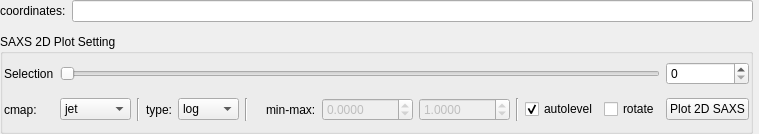
       <widget class="QWidget" name="tab1_1">
        <attribute name="title">
         <string>SAXS-2D</string>
        </attribute>
        <layout class="QGridLayout" name="gridLayout_26">
         <property name="leftMargin">
          <number>0</number>
         </property>
         <property name="topMargin">
          <number>0</number>
         </property>
         <property name="rightMargin">
          <number>0</number>
         </property>
         <property name="bottomMargin">
          <number>0</number>
         </property>
         <item row="1" column="0" colspan="2">
          <widget class="ImageViewDev" name="pg_saxs" native="true">
           <property name="sizePolicy">
            <sizepolicy hsizetype="Expanding" vsizetype="Expanding">
             <horstretch>0</horstretch>
             <verstretch>1</verstretch>
            </sizepolicy>
           </property>
          </widget>
         </item>
         <item row="2" column="0">
          <widget class="QGroupBox" name="groupBox_3">
           <property name="sizePolicy">
            <sizepolicy hsizetype="Expanding" vsizetype="Preferred">
             <horstretch>0</horstretch>
             <verstretch>0</verstretch>
            </sizepolicy>
           </property>
           <property name="minimumSize">
            <size>
             <width>0</width>
             <height>100</height>
            </size>
           </property>
           <property name="title">
            <string>SAXS 2D Plot Setting</string>
           </property>
           <layout class="QGridLayout" name="gridLayout_40">
            <property name="leftMargin">
             <number>1</number>
            </property>
            <property name="topMargin">
             <number>1</number>
            </property>
            <property name="rightMargin">
             <number>1</number>
            </property>
            <property name="bottomMargin">
             <number>1</number>
            </property>
            <item row="1" column="4">
             <widget class="QComboBox" name="cb_saxs2D_type">
              <item>
               <property name="text">
                <string>log</string>
               </property>
              </item>
              <item>
               <property name="text">
                <string>linear</string>
               </property>
              </item>
             </widget>
            </item>
            <item row="1" column="10">
             <widget class="QDoubleSpinBox" name="saxs2d_max">
              <property name="enabled">
               <bool>false</bool>
              </property>
              <property name="decimals">
               <number>4</number>
              </property>
              <property name="minimum">
               <double>-99.000000000000000</double>
              </property>
              <property name="maximum">
               <double>99999.000000000000000</double>
              </property>
              <property name="value">
               <double>1.000000000000000</double>
              </property>
             </widget>
            </item>
            <item row="1" column="1">
             <widget class="QComboBox" name="cb_saxs2D_cmap">
              <item>
               <property name="text">
                <string>jet</string>
               </property>
              </item>
              <item>
               <property name="text">
                <string>hot</string>
               </property>
              </item>
              <item>
               <property name="text">
                <string>plasma</string>
               </property>
              </item>
              <item>
               <property name="text">
                <string>viridis</string>
               </property>
              </item>
              <item>
               <property name="text">
                <string>magma</string>
               </property>
              </item>
              <item>
               <property name="text">
                <string>gray</string>
               </property>
              </item>
             </widget>
            </item>
            <item row="1" column="0">
             <widget class="QLabel" name="label_13">
              <property name="text">
               <string>cmap:</string>
              </property>
             </widget>
            </item>
            <item row="1" column="14">
             <widget class="QPushButton" name="pushButton_plot_saxs2d">
              <property name="minimumSize">
               <size>
                <width>0</width>
                <height>0</height>
               </size>
              </property>
              <property name="text">
               <string>Plot 2D SAXS</string>
              </property>
             </widget>
            </item>
            <item row="1" column="9">
             <widget class="QDoubleSpinBox" name="saxs2d_min">
              <property name="enabled">
               <bool>false</bool>
              </property>
              <property name="decimals">
               <number>4</number>
              </property>
              <property name="minimum">
               <double>-99.000000000000000</double>
              </property>
              <property name="maximum">
               <double>99999.000000000000000</double>
              </property>
             </widget>
            </item>
            <item row="1" column="12">
             <widget class="QCheckBox" name="saxs2d_autolevel">
              <property name="text">
               <string>autolevel</string>
              </property>
              <property name="checked">
               <bool>true</bool>
              </property>
             </widget>
            </item>
            <item row="0" column="0">
             <widget class="QLabel" name="label_24">
              <property name="text">
               <string>Selection</string>
              </property>
             </widget>
            </item>
            <item row="1" column="5">
             <widget class="Line" name="line_2">
              <property name="orientation">
               <enum>Qt::Orientation::Vertical</enum>
              </property>
             </widget>
            </item>
            <item row="0" column="14">
             <widget class="QSpinBox" name="spinBox_saxs2d_selection">
              <property name="maximum">
               <number>99999</number>
              </property>
             </widget>
            </item>
            <item row="0" column="1" colspan="13">
             <widget class="QSlider" name="horizontalSlider_saxs2d_selection">
              <property name="orientation">
               <enum>Qt::Orientation::Horizontal</enum>
              </property>
             </widget>
            </item>
            <item row="1" column="3">
             <widget class="QLabel" name="label_12">
              <property name="text">
               <string>type:</string>
              </property>
             </widget>
            </item>
            <item row="1" column="2">
             <widget class="Line" name="line">
              <property name="orientation">
               <enum>Qt::Orientation::Vertical</enum>
              </property>
             </widget>
            </item>
            <item row="1" column="13">
             <widget class="QCheckBox" name="saxs2d_rotate">
              <property name="text">
               <string>rotate</string>
              </property>
              <property name="checked">
               <bool>false</bool>
              </property>
             </widget>
            </item>
            <item row="1" column="8">
             <widget class="QLabel" name="label_50">
              <property name="sizePolicy">
               <sizepolicy hsizetype="Minimum" vsizetype="Preferred">
                <horstretch>0</horstretch>
                <verstretch>0</verstretch>
               </sizepolicy>
              </property>
              <property name="text">
               <string>min-max:</string>
              </property>
             </widget>
            </item>
            <item row="1" column="11">
             <widget class="Line" name="line_3">
              <property name="orientation">
               <enum>Qt::Orientation::Vertical</enum>
              </property>
             </widget>
            </item>
           </layout>
          </widget>
         </item>
         <item row="0" column="0">
          <layout class="QHBoxLayout" name="horizontalLayout_4">
           <item>
            <widget class="QLabel" name="label_38">
             <property name="text">
              <string>coordinates:</string>
             </property>
            </widget>
           </item>
           <item>
            <widget class="QLineEdit" name="saxs2d_display">
             <property name="minimumSize">
              <size>
               <width>500</width>
               <height>0</height>
              </size>
             </property>
             <property name="acceptDrops">
              <bool>false</bool>
             </property>
             <property name="alignment">
              <set>Qt::AlignmentFlag::AlignRight|Qt::AlignmentFlag::AlignTrailing|Qt::AlignmentFlag::AlignVCenter</set>
             </property>
             <property name="readOnly">
              <bool>true</bool>
             </property>
            </widget>
           </item>
          </layout>
         </item>
        </layout>
       </widget>
